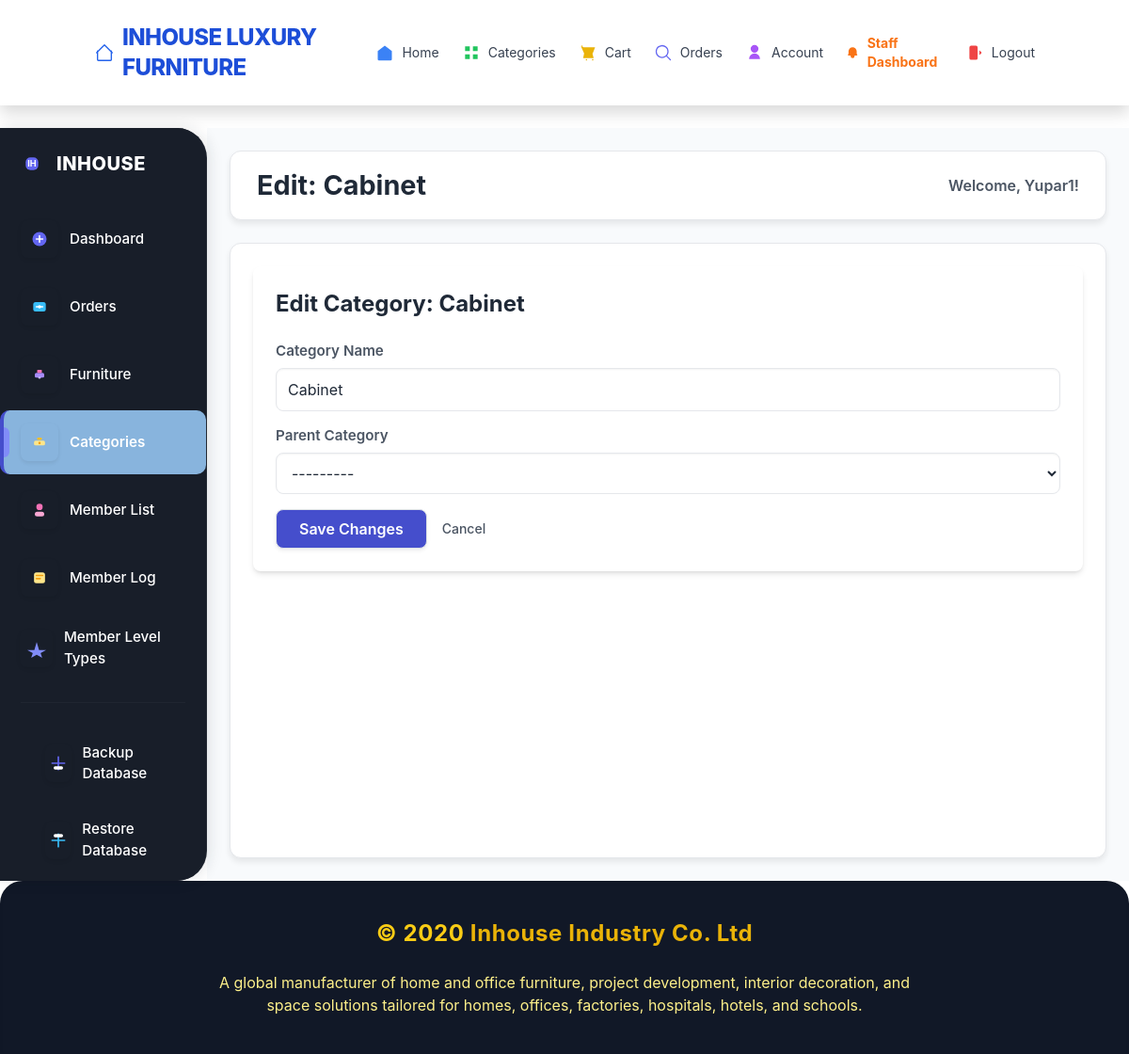
Screenshot of /staff/categories/edit/55/ (signed in) with the database file from the repository.
### store/models.py (models this page shows, shortened)
class Category(models.Model):
    name = models.CharField(max_length=100)
    parent = models.ForeignKey(
        'self',
        on_delete=models.SET_NULL,
        null=True,
        blank=True,
        related_name='children'
    )
    def __str__(self):
        if self.parent:
            return f"{self.parent.name} > {self.name}"
        return self.name
    class Meta:
        verbose_name_plural = "Categories"
        ordering = ['parent__name', 'name']

class CustomUser(AbstractUser):
    phone = models.CharField(max_length=15, blank=True, null=True)
    nrc = models.CharField(max_length=30, blank=True)
    dob = models.DateField(null=True, blank=True)
    c_code = models.CharField(max_length=20, unique=True, blank=True)
    createdby = models.CharField(max_length=20, default='website')
    amount = models.DecimalField(
        max_digits=10,
        decimal_places=2,
        default=0.00
    )
    member_level_choices = [
        ('INHOUSE', 'Inhouse'),
        ('CLASSIC', 'Classic'),
        ('GOLD', 'Gold'),
        ('PLATINUM', 'Platinum'),
        ('DIAMOND', 'Diamond'),
        ('VVIP', 'VVIP'),
    ]
    member_level = models.CharField(
        max_length=10,
        choices=member_level_choices,
        default='Bronze'
    )

### store/views_staff.py (the view)
@login_required
@user_passes_test(is_staff_check)
def staff_category_edit(request, pk):
    category = get_object_or_404(Category, pk=pk)
    if request.method == 'POST':
        form = CategoryForm(request.POST, instance=category)
        if form.is_valid():
            category = form.save(commit=False)
            category.save()
            return redirect('staff_category_list')
    else:
        form = CategoryForm(instance=category)
    context = {
        'form': form,
        'category': category,
    }
    return render(request, 'staff/category_edit.html', context) # Create this template

### store/templates/staff/category_edit.html (shortened to what this page needs)
{% extends "staff/base_staff.html" %}
{% block page_title %}Edit: {{ category.name }}{% endblock %}
{% block content %}
<div class="bg-white p-6 rounded-lg shadow-md mb-8">
    <h2 class="text-2xl font-bold mb-4 text-gray-800">Edit Category: {{ category.name }}</h2>
    <form method="post" action="{% url 'staff_category_edit' category.pk %}" class="space-y-4">
        <div>
            <label for="{{ form.name.id_for_label }}" class="block text-sm font-medium text-gray-700">Category Name</label>
            {{ form.name }}
        </div>
        <div>
            <label for="{{ form.parent.id_for_label }}" class="block text-sm font-medium text-gray-700">Parent Category</label>
            {{ form.parent }}
        </div>
        <div class="flex items-center space-x-4">
            <button type="submit" class="inline-flex justify-center py-2 px-4 border border-transparent shadow-sm text-sm font-medium rounded-md text-white bg-blue-600 hover:bg-blue-700 focus:outline-none focus:ring-2 focus:ring-offset-2 focus:ring-blue-500">
                Save Changes
            </button>
            <a href="{% url 'staff_category_list' %}" class="text-gray-600 hover:text-gray-900 text-sm font-medium">Cancel</a>
        </div>
    </form>
</div>
{% endblock %}

### store/templates/staff/base_staff.html (shortened to what this page needs)
{% extends "main/base.html" %}
{% load static %}
{% block body_content %}
    <div class="staff-layout-wrapper">
        <div class="sidebar" id="staffSidebar"
             style="background: #181e29; color: #fff; border-radius: 0 2rem 2rem 0; box-shadow: 2px 0 16px rgba(24,30,41,0.12); width: 220px; min-width: 180px; padding: 0;">
            <div class="flex flex-col h-full">
                <div class="flex items-center gap-3 mb-8 pl-6 pt-6">
                    <svg class="w-9 h-9" viewBox="0 0 24 24" fill="none">
                        <rect x="4" y="4" width="16" height="16" rx="6" fill="#6366f1" />
                        <text x="12" y="16" text-anchor="middle" font-size="11" font-weight="bold">
                            <tspan fill="#fff">IH</tspan>
                        </text>
                    </svg>
                    <span class="font-extrabold text-xl text-white tracking-wide">INHOUSE</span>
                </div>
                <nav class="flex-1">
                    <ul class="flex flex-col gap-1">
                        <li>
                            <a href="{% url 'staff_dashboard' %}" class="sidebar-modern-link group {% if request.resolver_match.url_name == 'staff_dashboard' %}active{% endif %}" style="padding-left: 0;">
                                <span class="block w-1.5 h-8 rounded-r-full {% if request.resolver_match.url_name == 'staff_dashboard' %}bg-indigo-400{% else %}bg-transparent{% endif %}"></span>
                                <span class="sidebar-modern-icon" style="background: none; color: #fff;">
                                    <svg class="w-6 h-6" fill="none" viewBox="0 0 24 24">
                                        <circle cx="12" cy="12" r="9" fill="#6366f1"/>
                                        <path d="M8 12h8" stroke="#fff" stroke-width="2" stroke-linecap="round"/>
                                        <path d="M12 8v8" stroke="#fff" stroke-width="2" stroke-linecap="round"/>
                                    </svg>
                                </span>
                                <span class="sidebar-modern-label text-white">Dashboard</span>
                            </a>
                        </li>
                        <li>
                            <a href="{% url 'staff_order_list' %}" class="sidebar-modern-link group {% if 'staff_order' in request.resolver_match.url_name %}active{% endif %}" style="padding-left: 0;">
                                <span class="block w-1.5 h-8 rounded-r-full {% if 'staff_order' in request.resolver_match.url_name %}bg-indigo-400{% else %}bg-transparent{% endif %}"></span>
                                <span class="sidebar-modern-icon" style="background: none; color: #fff;">
                                    <svg class="w-6 h-6" fill="none" viewBox="0 0 24 24">
                                        <rect x="4" y="6" width="16" height="12" rx="3" fill="#38bdf8"/>
                                        <path d="M8 12h8" stroke="#fff" stroke-width="2" stroke-linecap="round"/>
                                        <circle cx="12" cy="12" r="2" fill="#fff"/>
                                    </svg>
                                </span>
                                <span class="sidebar-modern-label text-white">Orders</span>
                            </a>
                        </li>
                        <li>
                            <a href="{% url 'staff_furniture_list' %}" class="sidebar-modern-link group {% if 'staff_furniture' in request.resolver_match.url_name %}active{% endif %}" style="padding-left: 0;">
                                <span class="block w-1.5 h-8 rounded-r-full {% if 'staff_furniture' in request.resolver_match.url_name %}bg-indigo-400{% else %}bg-transparent{% endif %}"></span>
                                <span class="sidebar-modern-icon" style="background: none; color: #fff;">
                                    <svg class="w-6 h-6" fill="none" viewBox="0 0 24 24">
                                        <rect x="6" y="10" width="12" height="6" rx="2" fill="#a78bfa"/>
                                        <rect x="9" y="6" width="6" height="4" rx="1" fill="#f472b6"/>
                                        <circle cx="12" cy="16" r="1.5" fill="#c4b5fd"/>
                                    </svg>
                                </span>
                                <span class="sidebar-modern-label text-white">Furniture</span>
                            </a>
                        </li>
                        <li>
                            <a href="{% url 'staff_category_list' %}" class="sidebar-modern-link group {% if 'staff_category' in request.resolver_match.url_name %}active{% endif %}" style="padding-left: 0;">
                                <span class="block w-1.5 h-8 rounded-r-full {% if 'staff_category' in request.resolver_match.url_name %}bg-indigo-400{% else %}bg-transparent{% endif %}"></span>
                                <span class="sidebar-modern-icon" style="background: none; color: #fff;">
                                    <svg class="w-6 h-6" fill="none" viewBox="0 0 24 24">
                                        <rect x="5" y="10" width="14" height="6" rx="2" fill="#fde68a"/>
                                        <rect x="9" y="6" width="6" height="3" rx="1.5" fill="#fbbf24"/>
                                        <circle cx="12" cy="13" r="1.5" fill="#f59e0b"/>
                                    </svg>
                                </span>
                                <span class="sidebar-modern-label text-white">Categories</span>
                            </a>
                        </li>
                        <li>
                            <a href="{% url 'staff_customer_list' %}" class="sidebar-modern-link group {% if request.resolver_match.url_name == 'staff_customer_list' %}active{% endif %}" style="padding-left: 0;">
                                <span class="block w-1.5 h-8 rounded-r-full {% if request.resolver_match.url_name == 'staff_customer_list' %}bg-indigo-400{% else %}bg-transparent{% endif %}"></span>
                                <span class="sidebar-modern-icon" style="background: none; color: #fff;">
                                    <svg class="w-6 h-6" fill="none" viewBox="0 0 24 24">
                                        <circle cx="12" cy="8" r="4" fill="#f472b6"/>
                                        <rect x="6" y="14" width="12" height="6" rx="3" fill="#f9a8d4"/>
                                    </svg>
                                </span>
                                <span class="sidebar-modern-label text-white">Member List</span>
                            </a>
                        </li>
                        <li>
                            <a href="{% url 'staff_mbl_list' %}" class="sidebar-modern-link group {% if request.resolver_match.url_name == 'staff_mbl_list' %}active{% endif %}" style="padding-left: 0;">
                                <span class="block w-1.5 h-8 rounded-r-full {% if request.resolver_match.url_name == 'staff_mbl_list' %}bg-indigo-400{% else %}bg-transparent{% endif %}"></span>
                                <span class="sidebar-modern-icon" style="background: none; color: #fff;">
                                    <svg class="w-6 h-6" fill="none" viewBox="0 0 24 24">
                                        <rect x="5" y="5" width="14" height="14" rx="3" fill="#fde68a"/>
                                        <path d="M8 9h8M8 13h5" stroke="#f59e0b" stroke-width="2" stroke-linecap="round"/>
                                    </svg>
                                </span>
                                <span class="sidebar-modern-label text-white">Member Log</span>
                            </a>
                        </li>
                        <li>
                            <a href="{% url 'staff_memberlevel_list' %}" class="sidebar-modern-link group {% if request.resolver_match.url_name == 'staff_memberlevel_list' %}active{% endif %}" style="padding-left: 0;">
                                <span class="block w-1.5 h-8 rounded-r-full {% if request.resolver_match.url_name == 'staff_memberlevel_list' %}bg-indigo-400{% else %}bg-transparent{% endif %}"></span>
                                <span class="sidebar-modern-icon" style="background: none; color: #fff;">
                                    <svg class="w-6 h-6" fill="none" viewBox="0 0 24 24">
                                        <polygon points="12,4 15,14 24,14 17,18 19,24 12,20 5,24 7,18 0,14 9,14" fill="#818cf8"/>
                                    </svg>
                                </span>
                                <span class="sidebar-modern-label text-white">Member Level Types</span>
                            </a>
                        </li>
                    </ul>
                </nav>
                <hr class="w-4/5 border-t border-slate-300 my-6 self-center opacity-30">
                <div class="flex flex-col gap-2 px-4 py-2">
                    <a href="{% url 'staff_db_backup' %}" class="sidebar-modern-link group">
                        <span class="sidebar-modern-icon" style="background: none; color: #fff;">
                            <svg class="w-6 h-6" fill="none" viewBox="0 0 24 24">
                                <path d="M12 4v16m8-8H4" stroke="#6366f1" stroke-width="2" stroke-linecap="round" stroke-linejoin="round"/>
                                <rect x="6" y="16" width="12" height="4" rx="2" fill="#fff"/>
                            </svg>
                        </span>
                        <span class="sidebar-modern-label text-white">Backup Database</span>
                    </a>
                    <a href="{% url 'staff_db_restore' %}" class="sidebar-modern-link group">
                        <span class="sidebar-modern-icon" style="background: none; color: #fff;">
                            <svg class="w-6 h-6" fill="none" viewBox="0 0 24 24">
                                <path d="M12 20V4m-8 8h16" stroke="#38bdf8" stroke-width="2" stroke-linecap="round" stroke-linejoin="round"/>
                                <rect x="6" y="4" width="12" height="4" rx="2" fill="#fff"/>
                            </svg>
                        </span>
                        <span class="sidebar-modern-label text-white">Restore Database</span>
                    </a>
                </div>
            </div>
        </div>
        <div class="staff-main-content-wrapper">
            <header class="staff-header">
                <h1 class="text-2xl font-bold text-gray-800">{% block page_title %}Staff Dashboard{% endblock %}</h1>
                <div class="welcome-text flex items-center gap-2">
                    <span class="font-semibold">Welcome, {{ request.user.username }}!</span>
                </div>
            </header>
            <div class="staff-content-area">
                {% block content %}{% endblock content %}
            </div>
        </div>
    </div>
{% endblock body_content %}

### rows the page displays
Category: name "Cabinet"
CustomUser: user.username "Yupar1"
Category: parent "---------"
